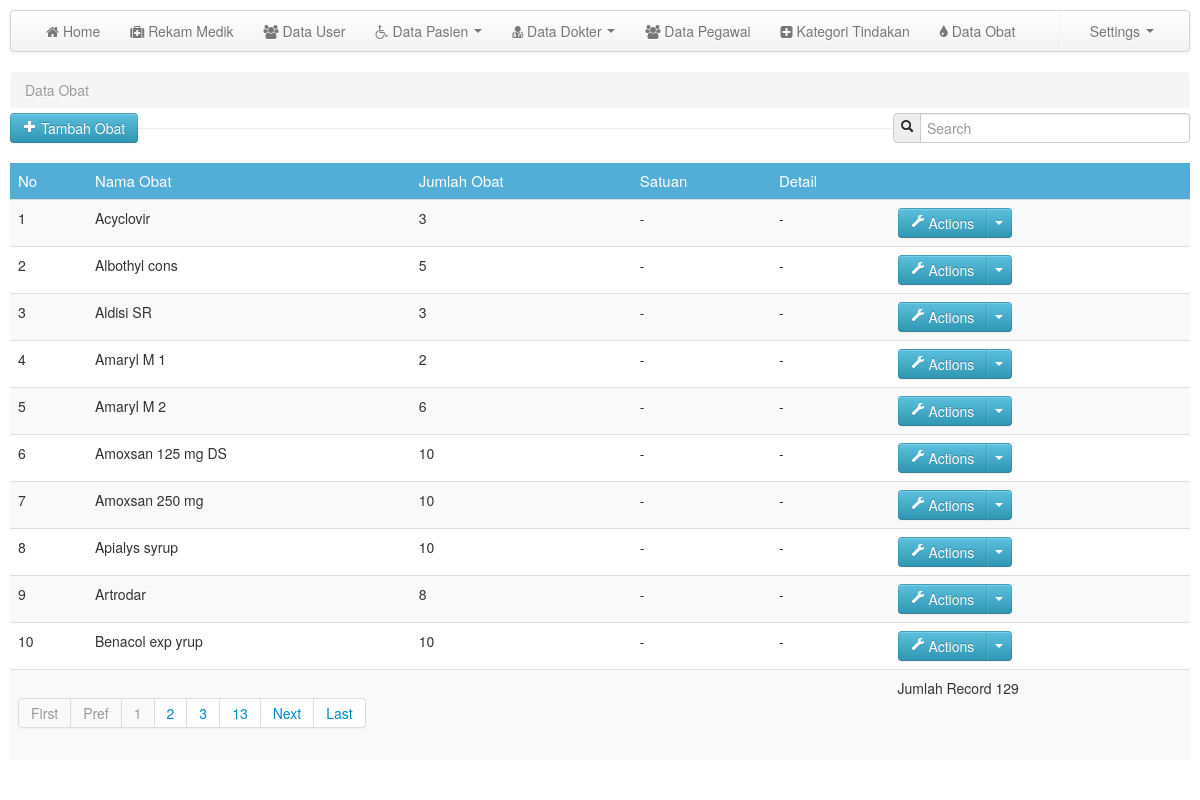
Page /media.php?module=dataobat (signed in) on the committed database.
### tables this page shows
CREATE TABLE `obat` (
  `id_obat` int(5) NOT NULL,
  `nama_obat` varchar(150) NOT NULL,
  `jmlh_obat` varchar(150) NOT NULL,
  `satuan` varchar(150) NOT NULL,
  `detail` varchar(150) NOT NULL,
  `kodeuser` varchar(150) NOT NULL
);

### mod_dataobat/dataobat.php (the view, shortened to what this page needs)
<?php
switch($_GET['act']){
	default:
	?>
	<?php
	$p      = new Paging;
    $batas  = 10;
    $posisi = $p->cariPosisi($batas);
?>
	<section>
		<ul class="breadcrumb" style="margin-bottom: 5px;">
			<li class="active">Data Obat</li>
		</ul>
		<div class="control-group pull-left">
			<button class="btn btn-info" type="button" onclick="window.location='media.php?module=dataobat&&act=tambah'"><i class="icon-plus icon-white"></i> Tambah Obat</button>
		</div>
		<form class="form-search pull-right">
							<div class="input-prepend">
								<span class="add-on"><i class="icon-search"></i></span>
								<input class="span3" id="txtcari" type="text" placeholder="Search">
							</div>
		</form>
		<hr>
		<div class="row-fluid">
			<div class="span12 pull-left">
				<div id="tabel_awal">
				<table class="table table-striped">
					<thead>
						<tr class="head">
							<td>No</td><td>Nama Obat</td><td>Jumlah Obat</td><td>Satuan</td><td>Detail</td><td></td>
						</tr>
					</thead>
					<tbody>
					<?php
					$query=mysql_query("SELECT * FROM obat ORDER BY nama_obat ASC LIMIT $posisi,$batas");
					$no=$posisi+1;
					while($r=mysql_fetch_array($query)){
					?>
						<tr>
							<td><?php echo $no; ?></td><td><?php echo $r['nama_obat']; ?></td><td><?php echo $r['jmlh_obat']; ?></td><td><?php echo $r['satuan']; ?></td><td><?php echo $r['detail']; ?></td><td><div class="btn-group">
								<a class="btn btn-info" href="#"><i class="icon-wrench icon-white"></i> Actions</a>
								<a class="btn btn-info dropdown-toggle" data-toggle="dropdown" href="#"><span class="caret"></span></a>
							</div></td>
						</tr>
					<?php
					$no++;
					}
					?>
					<tr>
							<td colspan="5">
							<?php
							$jmldata=mysql_num_rows(mysql_query("SELECT * FROM obat"));
							$jmlhalaman  = $p->jumlahHalaman($jmldata, $batas);
							$linkHalaman = $p->navHalaman($_GET['halaman'], $jmlhalaman);
							echo "$linkHalaman";
							?><td>Jumlah Record <?php echo $jmldata; ?></td>
						</tr>
					</tbody>
				</table>
				</div>
			</div>
		</div>
	</section>
<?php
break;
	?>
<?php
}
?>

### css/custom.css (style rules this page uses)
nav,header,section,footer { margin:10px 10px 0 10px; }
table .head { background:#52add7; color:#fff; font-size:15px; }

### rows in the picture
obat: nama_obat "Acyclovir", jmlh_obat "3", satuan "-", detail "-"
obat: nama_obat "Albothyl cons", jmlh_obat "5", satuan "-", detail "-"
obat: nama_obat "Aldisi SR", jmlh_obat "3", satuan "-", detail "-"
obat: nama_obat "Amaryl M 1", jmlh_obat "2", satuan "-", detail "-"
obat: nama_obat "Amaryl M 2", jmlh_obat "6", satuan "-", detail "-"
obat: nama_obat "Amoxsan 125 mg DS", jmlh_obat "10", satuan "-", detail "-"
obat: nama_obat "Amoxsan 250 mg", jmlh_obat "10", satuan "-", detail "-"
obat: nama_obat "Apialys syrup", jmlh_obat "10", satuan "-", detail "-"
obat: nama_obat "Artrodar", jmlh_obat "8", satuan "-", detail "-"
obat: nama_obat "Benacol exp yrup", jmlh_obat "10", satuan "-", detail "-"

### other values in the picture
$halaman_aktif "1"
$jmlhalaman "13"
$jmldata "129"
